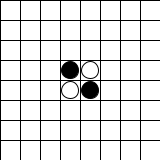
Frame 1 (no input)
Frame 60 (the mouse pressed at the canvas centre just before this capture): identical to frame 1, image omitted
Frame 120 (the mouse held since frame 60 and released just before this capture): identical to frame 1, image omitted

The Processing sketch that drew this single still picture (run headless with seeded random() and noise(); from frame 60 on, the mouse is pressed at the canvas centre):

// Processing sketch: Part4_6_othello
// ── Part4_6_othello.pde
int[][] a;
int N = 8;
int mode;

void setup(){
  size(160, 160);
  a = new int[N][N];
  for(int i=0; i<N; i++){
    for(int j=0; j<N; j++){
      a[i][j] = 0;
    }
  }
  a[3][3] = 1;
  a[3][4] = -1;
  a[4][3] = -1;
  a[4][4] = 1;
  mode = 0;
}

void draw(){
  background(255, 255, 255);
  for(int i=0; i<N; i++){
    for(int j=0; j<N; j++){
      fill(255, 255, 255);
      rect(i*20, j*20, 20, 20);
      if(a[i][j] == 1){
        fill(0, 0, 0);
        ellipse(i*20+10, j*20+10, 17, 17);
      }else if(a[i][j]==-1){
        fill(255, 255, 255);
        ellipse(i*20+10, j*20+10, 17, 17);
      }
    }
  }
}

int[] dx = { 1, 1, 0,-1,-1,-1, 0, 1};
int[] dy = { 0, 1, 1, 1, 0,-1,-1,-1};

void mousePressed(){
  int i = mouseX/20;
  int j = mouseY/20;
  if(a[i][j]==0){
    if(mode==0){
      int f = 0;
      
      for(int k=0; k<8; k++){
        int ti = i+dx[k];
        int tj = j+dy[k];
        for(;;){
          if(ti<0 || ti>7 || tj<0 || tj>7) break;
          if(a[ti][tj]!=-1){
            if(a[ti][tj]==1){
              int i2 = i+dx[k];
              int j2 = j+dy[k];
              for(;;){
                if(i2==ti && j2==tj) break;
                a[i2][j2] = 1;
                i2 += dx[k];
                j2 += dy[k];
                f = 1;
              }
            }
            break;
          }
          ti += dx[k];
          tj += dy[k];
        }
      }
      if(f!=0) a[i][j] = 1;
      else mode = (mode+1)%2;
        
    }else{
      int f = 0;
      
      for(int k=0; k<8; k++){
        int ti = i+dx[k];
        int tj = j+dy[k];
        for(;;){
          if(ti<0 || ti>7 || tj<0 || tj>7) break;
          if(a[ti][tj]!=1){
            if(a[ti][tj]==-1){
              int i2 = i+dx[k];
              int j2 = j+dy[k];
              for(;;){
                if(i2==ti && j2==tj) break;
                a[i2][j2] = -1;
                i2 += dx[k];
                j2 += dy[k];
                f++;
              }
            }
            break;
          }
          ti += dx[k];
          tj += dy[k];
        }
      }
      
      if(f!=0) a[i][j] = -1;
      else mode = (mode+1)%2;
    }
    mode++;
  }
  
  mode%=2;
  
}
